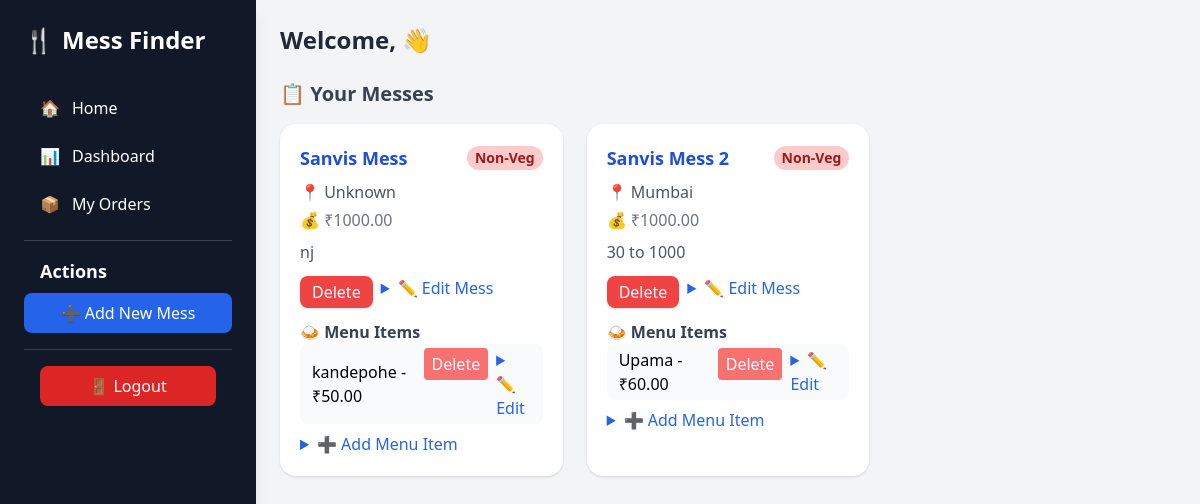
/dashboard/ (signed in), run on an earlier commit of the app's database.
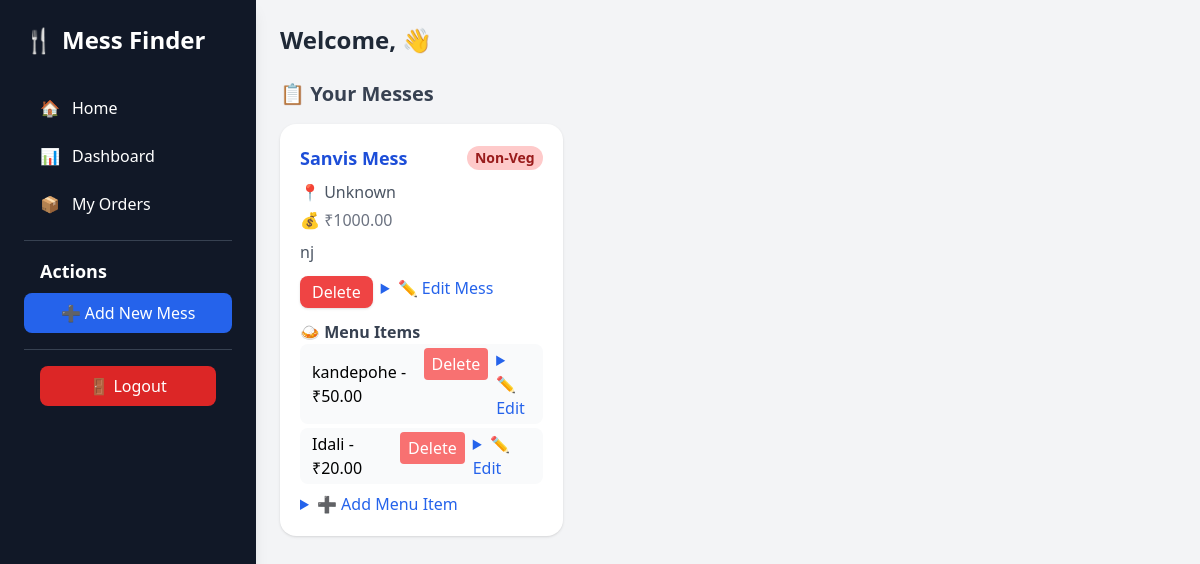
And on a later commit of the database.
### mess_app/models.py (models this page shows, shortened)
class Mess(models.Model):
    owner = models.ForeignKey(User, on_delete=models.CASCADE)
    name = models.CharField(max_length=100)
    address = models.TextField(default="Not provided")  # added default
    location = models.CharField(max_length=100, default="Unknown")
    pincode = models.CharField(max_length=6, default="000000")
    photo = models.ImageField(upload_to='mess_photos/', blank=True, null=True)
    contact = models.CharField(max_length=15)
    food_type = models.CharField(max_length=50)   # e.g., Veg, Non-Veg
    price = models.DecimalField(max_digits=8, decimal_places=2)
    description = models.TextField(blank=True)

class MenuItem(models.Model):
    mess = models.ForeignKey(Mess, on_delete=models.CASCADE)
    name = models.CharField(max_length=200)
    price = models.DecimalField(max_digits=7, decimal_places=2)
    description = models.TextField(blank=True)
    photo = models.ImageField(upload_to="menu_photos/", blank=True, null=True)

### mess_app/views.py (the view, shortened to what this page needs)
# urls.py: path('dashboard/', views.owner_dashboard_view, name='owner_dashboard'),
@login_required
def owner_dashboard_view(request):
    user = request.user
    messes = Mess.objects.filter(owner=user)
    mess_form = MessForm()
    menu_form = MenuItemForm()
    context = {
        "messes": messes,
        "mess_form": mess_form,  # for Add new mess
        "menu_form": menu_form,  # for Add new menu
    }
    return render(request, "owner/dashboard.html", context)

### mess_app/templates/owner/dashboard.html (shortened to what the changed rows need)
<!DOCTYPE html>
<html lang="en">
<head>
    <script src="https://cdn.tailwindcss.com"></script>
</head>
<body class="bg-gray-100 font-sans">
<div class="flex min-h-screen">
    <aside class="w-64 bg-gray-900 text-white h-screen flex flex-col shadow-lg">
    <div class="p-6">
        <h1 class="text-2xl font-bold mb-8 flex items-center space-x-2">
            <span>🍴</span>
            <span>Mess Finder</span>
        </h1>
        <h2 class="text-lg font-semibold px-4 mb-2">Actions</h2>
    </div>
</aside>
    <main class="flex-1 p-6">
        <h2 class="text-2xl font-semibold mb-6 text-gray-800">
            Welcome,  👋
        </h2>
        {% if messes %}
            <div class="grid md:grid-cols-2 lg:grid-cols-3 gap-6">
                {% for mess in messes %}
                    <div class="bg-white p-5 rounded-2xl shadow hover:shadow-2xl transition relative">
                        <div class="flex justify-between items-center mb-2">
                            <h4 class="text-lg font-bold text-blue-700">{{ mess.name }}</h4>
                            {% if mess.food_type == 'Veg' %}
                                <span class="bg-green-200 text-green-800 px-2 py-0.5 rounded-full text-sm font-semibold">Veg</span>
                            {% else %}
                                <span class="bg-red-200 text-red-800 px-2 py-0.5 rounded-full text-sm font-semibold">Non-Veg</span>
                            {% endif %}
                        </div>
                        <p class="text-gray-600">📍 {{ mess.location }}</p>
                        <p class="text-gray-500 mt-1">💰 ₹{{ mess.price }}</p>
                        <p class="text-gray-600 mt-2 mb-3">{{ mess.description }}</p>
                        <div class="flex space-x-2 mb-2">
                            <form method="POST" class="inline">
                                <button type="submit" name="delete_mess" class="bg-red-500 text-white px-3 py-1 rounded-lg hover:bg-red-600 shadow">
                                    Delete
                                </button>
                            </form>
                            <details class="inline">
                                <summary class="cursor-pointer text-blue-600 font-medium hover:underline">✏️ Edit Mess</summary>
                            </details>
                        </div>
                        <h5 class="text-md font-semibold mt-3 text-gray-700">🍛 Menu Items</h5>
                        {% if mess.menuitem_set.all %}
                            <ul class="list-disc list-inside mb-2 space-y-1">
                                {% for item in mess.menuitem_set.all %}
                                    <li class="flex justify-between items-center bg-gray-50 px-3 py-1 rounded-lg hover:bg-gray-100 transition">
                                        <span>{{ item.name }} - ₹{{ item.price }}</span>
                                        <div class="flex space-x-2">
                                            <form method="POST" class="inline">
                                                <button type="submit" name="delete_menu" class="bg-red-400 text-white px-2 py-1 rounded hover:bg-red-500">
                                                    Delete
                                                </button>
                                            </form>
                                            <details class="inline">
                                                <summary class="cursor-pointer text-blue-600 hover:underline">✏️ Edit</summary>
                                            </details>
                                        </div>
                                    </li>
                                {% endfor %}
                            </ul>
                        {% else %}
                            <p class="text-gray-500">No menu items yet.</p>
                        {% endif %}
                        <details class="mt-2">
                            <summary class="cursor-pointer text-blue-600 font-medium hover:underline">➕ Add Menu Item</summary>
                        </details>
                    </div>
                {% endfor %}
            </div>
        {% else %}
            <p class="text-gray-500">You have not added any mess yet.</p>
        {% endif %}
    </main>
</div>
</body>
</html>

What changed in the data, as far as the page shows it:
removed Mess: name "Sanvis Mess 2", food_type "Non-Veg", location "Mumbai", price "1000.00", description "30 to 1000"
removed MenuItem: name "Upama", price "60.00", shown under "Sanvis Mess 2"
added MenuItem: name "Idali", price "20.00"
